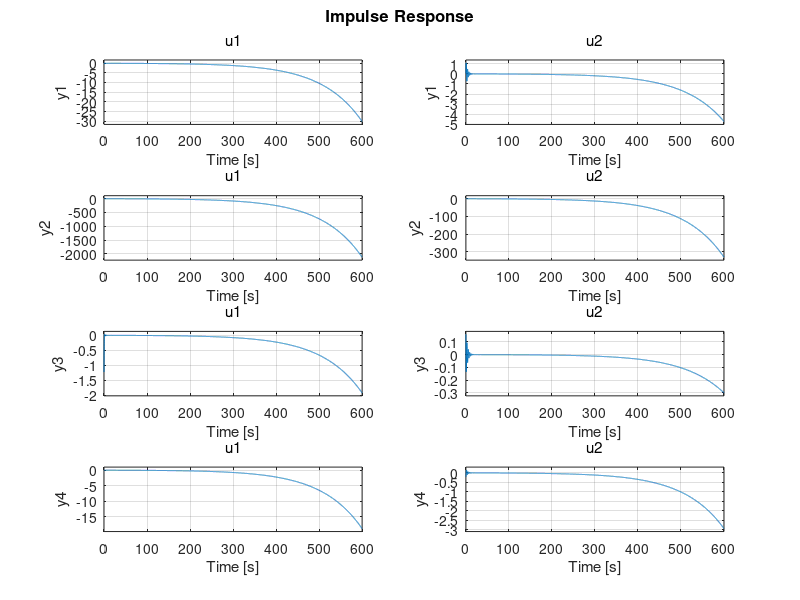

Source code (MATLAB):
% Citation 550 - Linear simulation

% xcg = 0.25*c

% Stationary flight condition

%Order in list: hp0 [m], V0[m/s], alpha0 [rad], th0 [rad], mass [kg], INDEX
%Flight data
spiral_fd = {11808 * 0.3048, 178.3813 * 0.5144, 5.9624 * pi/180, 4.8012 * pi/180, 6280.2, 36511};
phugoid_fd = {10070 * 0.3048, 176.2233 * 0.5144, 5.9677 * pi/180, 4.8115 * pi/180, 6331.5, 32511};
shortperiod_fd = {10227 * 0.3048, 179.5590 * 0.5144, 6.4449 * pi/180, 5.9732 * pi/180, 6345.7, 30411};
dutchroll_fd = {10107 * 0.3048, 181.6761 * 0.5144, 5.8394 * pi/180, 4.6057 * pi/180, 6310.5, 34411};
dutchrolldamp_fd = {10087* 0.3048, 181.5635* 0.5144, 5.6176* pi/180, 3.9284* pi/180, 6301.6 , 35211};
aperiodicroll_fd = {10042 * 0.3048, 183.6735 * 0.5144, 7.4384 * pi/180, 0.5733 * pi/180, 6341.6, 31611};


%Order in list: hp0 [m], V0[m/s], alpha0 [rad], th0 [rad], mass [kg], INDEX
%Reference data
spiral_ref = {};
phugoid_ref = {};
shortperiod_ref = {};
dutchroll_ref = {};
dutchrolldamp_fd = {};
aperiodicroll_ref = {};

selection = dutchroll_fd;   %Replace name with flight condition of interest

hp0    = selection{1};  	  
V0     = selection{2};    
alpha0 = selection{3};        	  
th0    = selection{4};        	 

% Aircraft mass
m      = selection{5};         	  % mass [kg]

% aerodynamic properties
e      = 0.8;              % Oswald factor [ ]
CD0    = 0.04;             % Zero lift drag coefficient [ ]
CLa    = 5.084;            % Slope of CL-alpha curV0e [ ]

% Longitudinal stability
coef_fd = {-0.5347, -1.1494};
coef_ref = {-0.5682, -1.1860};
coef_select = coef_fd;

Cma    = coef_select{1};            % longitudinal stabilty [ ]
Cmde   = coef_select{2};            % elevator effectiveness [ ]

% Aircraft geometry

S      = 30.00;	          % wing area [m^2]
Sh     = 0.2*S;           % stabiliser area [m^2]
Sh_S   = Sh/S;	          % [ ]
lh     = 0.71*5.968;      % tail length [m]
c      = 2.0569;	  % mean aerodynamic cord [m]
lh_c   = lh/c;	          % [ ]
b      = 15.911;	  % wing span [m]
bh     = 5.791;	          % stabilser span [m]
A      = b^2/S;           % wing aspect ratio [ ]
Ah     = bh^2/Sh;         % stabilser aspect ratio [ ]
V0h_V0   = 1;		  % [ ]
ih     = -2*pi/180;       % stabiliser angle of incidence [rad]

% Constant V0alues concerning atmosphere and graV0ity

rho0   = 1.2250;          % air density at sea leV0el [kg/m^3] 
lambda = -0.0065;         % temperature gradient in ISA [K/m]
Temp0  = 288.15;          % temperature at sea leV0el in ISA [K]
R      = 287.05;          % specific gas constant [m^2/sec^2K]
g      = 9.81;            % [m/sec^2] (graV0ity constant)

rho    = rho0*((1+(lambda*hp0/Temp0)))^(-((g/(lambda*R))+1));   % [kg/m^3]  (air density)
W      = m*g;				                        % [N]       (aircraft weight)

% Constant Values concerning aircraft inertia

muc    = m/(rho*S*c);
mub    = m/(rho*S*b);
KX2    = 0.019;
KZ2    = 0.042;
KXZ    = 0.002;
KY2    = 1.3925;

% Aerodynamic constants

Cmac   = 0;                     % Moment coefficient about the aerodynamic centre [ ]
CNwa   = CLa;   		        % Wing normal force slope [ ]
CNha   = 2*pi*Ah/(Ah+2);        % Stabiliser normal force slope [ ]
depsda = 4/(A+2);               % Downwash gradient [ ]

% Lift and drag coefficient

CL = 2*W/(rho*V0^2*S);               % Lift coefficient [ ]
CD = CD0 + (CLa*alpha0)^2/(pi*A*e);  % Drag coefficient [ ]

% Stabiblity derivatives

CX0    = W*sin(th0)/(0.5*rho*V0^2*S);
CXu    = -0.095;
CXa    = -0.47966;
CXadot = +0.08330;
CXq    = -0.28170;
CXde   = -0.03728;

CZ0    = -W*cos(th0)/(0.5*rho*V0^2*S);
CZu    = -0.37616;
CZa    = -5.74340;
CZadot = -0.00350;
CZq    = -5.66290;
CZde   = -0.69612;

Cmu    = +0.06990;
Cmadot = +0.17800;
Cmq    = -8.79415;

CYb    = -0.7500;
CYbdot =  0     ;
CYp    = -0.0304;
CYr    = +0.8495;
CYda   = -0.0400;
CYdr   = +0.2300;

Clb    = -0.10260;
Clp    = -0.71085;
Clr    = +0.23760;
Clda   = -0.23088;
Cldr   = +0.03440;

Cnb    =  +0.1348;
Cnbdot =   0     ;
Cnp    =  -0.0602;
Cnr    =  -0.2061;
Cnda   =  -0.0120;
Cndr   =  -0.0939;





%Numerical model stuff starts here
%V0ARIABLES THAT ARE MISSING


CXdt = 0.000;   %trim tab is really small for this aircraft so it's contribution
CZdt = 0.000;   %compared to the actual eleV0ator is an order of 
Cmdt = 0.000;   %magnitude smaller


x_u = (V0/c) * CXu/(2*muc);
x_alpha = (V0/c) * CXa/(2*muc);
x_theta = (V0/c) * CZ0/(2*muc);
x_q = (V0/c) * CXq/(2*muc);
x_deltae = (V0/c) * CXde/(2*muc);
x_deltat = (V0/c) * CXdt/(2*muc);

z_u = (V0/c) * CZu/(2*muc - CZadot);
z_alpha = (V0/c) * CZa/(2*muc - CZadot);
z_theta = - (V0/c) * CX0/(2*muc - CZadot);
z_q = (V0/c) * (2*muc+CZq)/(2*muc - CZadot);
z_deltae = (V0/c) * CZde/(2*muc - CZadot);   
z_deltat = (V0/c) * CZdt/(2*muc - CZadot);

m_u = (V0/c) * (Cmu + CZu * (Cmadot/(2*muc-CZadot)))/(2*muc*KY2);
m_alpha = (V0/c) * (Cma + CZa * (Cmadot/(2*muc-CZadot)))/(2*muc*KY2);
m_theta = -(V0/c) * (CX0 * (Cmadot/(2*muc-CZadot)))/(2*muc*KY2);
m_q = (V0/c) * (Cmq + Cmadot * ((2*muc+CZq)/(2*muc-CZadot)))/(2*muc*KY2);
m_deltae = (V0/c) * (Cmde + CZde * (Cmadot/(2*muc-CZadot)))/(2*muc*KY2); 
m_deltat = (V0/c) * (Cmdt + CZdt * (Cmadot/(2*muc-CZadot)))/(2*muc*KY2);

y_beta = (V0/b) * CYb/(2*mub);
y_phi = (V0/b) * CL/(2*mub); 
y_p = (V0/b) * CYp/(2*mub);
y_r = (V0/b) * (CYr-4*mub)/(2*mub);
y_deltaa = (V0/b) * CYda/(2*mub);
y_deltar = (V0/b) * CYdr/(2*mub);

l_beta = (V0/b) * (Clb*KZ2+Cnb*KXZ)/(4*mub*(KX2*KZ2-KXZ^2));
l_phi = 0;
l_p = (V0/b) * (Clp*KZ2+Cnp*KXZ)/(4*mub*(KX2*KZ2-KXZ^2)); 
l_r = (V0/b) * (Clr*KZ2+Cnr*KXZ)/(4*mub*(KX2*KZ2-KXZ^2));
l_deltaa = (V0/b) * (Clda*KZ2+Cnda*KXZ)/(4*mub*(KX2*KZ2-KXZ^2));
l_deltar = (V0/b) * (Cldr*KZ2+Cndr*KXZ)/(4*mub*(KX2*KZ2-KXZ^2));

n_beta = (V0/b) * (Clb*KXZ+Cnb*KX2)/(4*mub*(KX2*KZ2-KXZ^2));
n_phi = 0;
n_p = (V0/b) * (Clp*KXZ+Cnp*KX2)/(4*mub*(KX2*KZ2-KXZ^2));
n_r = (V0/b) * (Clr*KXZ+Cnr*KX2)/(4*mub*(KX2*KZ2-KXZ^2));
n_deltaa = (V0/b) * (Clda*KXZ+Cnda*KX2)/(4*mub*(KX2*KZ2-KXZ^2));
n_deltar = (V0/b) * (Cldr*KXZ+Cndr*KX2)/(4*mub*(KX2*KZ2-KXZ^2));


A_s = [x_u, x_alpha, x_theta, 0;...
    z_u, z_alpha, z_theta, z_q;...
    0, 0, 0, V0/c;...
    m_u, m_alpha, m_theta, m_q];

B_s = [x_deltae, x_deltat;...
    z_deltae, z_deltat;...
    0, 0;...
    m_deltae, m_deltat];


A_a = [y_beta, y_phi, y_p, y_r;...
    0, 0, 2*V0/b, 0;...
    l_beta, 0, l_p, l_r;...
    n_beta, 0, n_p, n_r;];

B_a = [0, y_deltar;...
    0, 0;...
   l_deltaa, l_deltar;...
   n_deltaa, n_deltar];

C = [1,0,0,0;...
    0,1,0,0;...
    0,0,1,0;...
    0,0,0,1];

D = [0,0;...
    0,0;...
    0,0;...
    0,0];

sys=ss(A_a,B_a,C,D);

e_A_s = eig(A_s)
e_A_a = eig(A_a)

subplot(2,1,1)
step(sys)
subplot(2,1,2)
impulse(sys)

